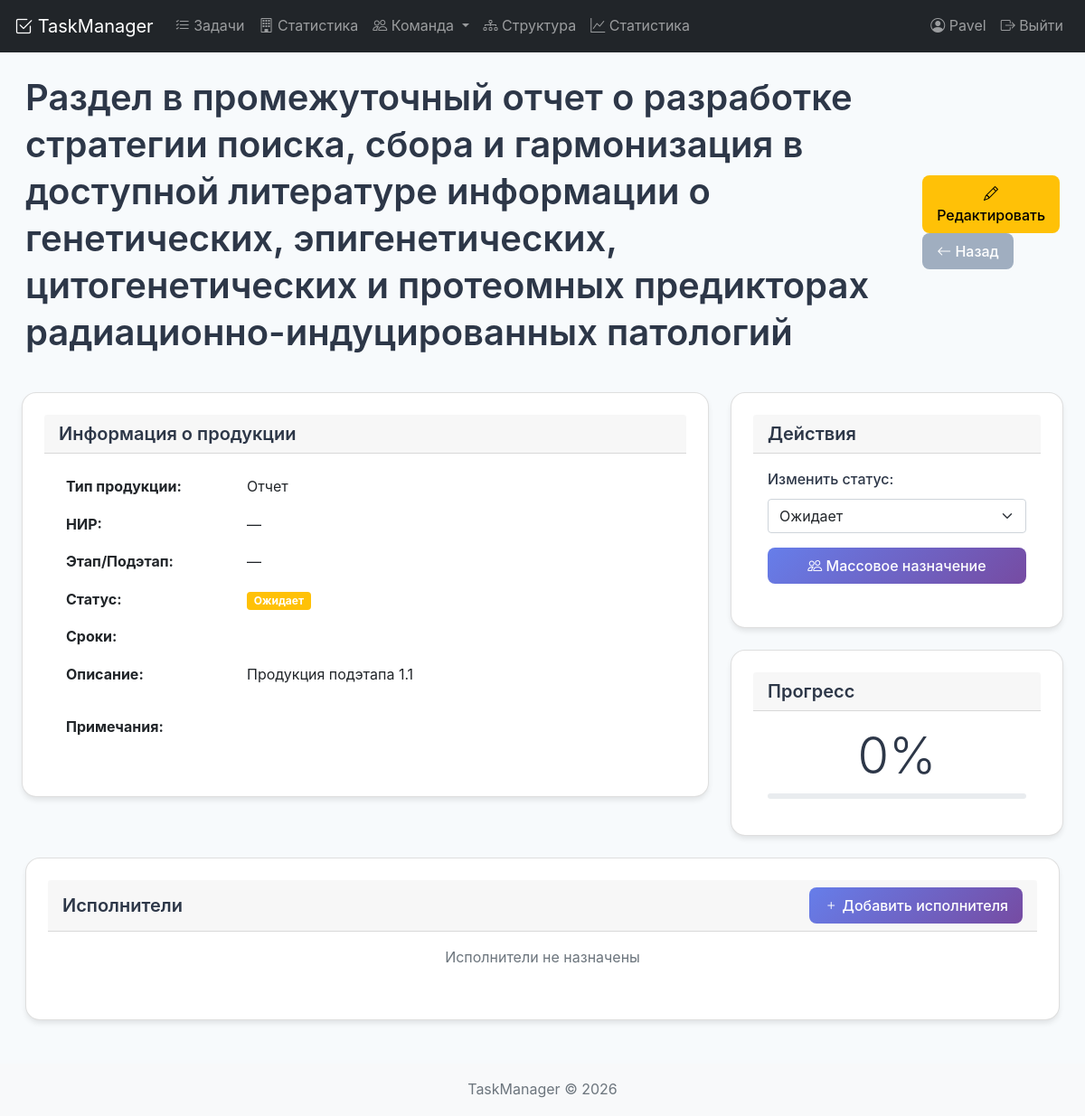
Page /research/product/984/ (signed in) on the committed database.
### tasks/models.py (models this page shows, shortened)
class ResearchProduct(models.Model):
    name = models.CharField('Наименование продукции', max_length=500)
    description = models.TextField('Описание', blank=True)
    due_date = models.DateField('Срок выполнения', null=True, blank=True)
    responsible = models.ForeignKey(
        Employee,
        on_delete=models.SET_NULL,
        verbose_name='Ответственный',
        related_name='responsible_products',
        null=True,
        blank=True
    )
    research_task = models.ForeignKey(
        'ResearchTask',
        on_delete=models.SET_NULL,
        null=True,
        blank=True,
        related_name='products',
        verbose_name='НИР'
    )
    research_stage = models.ForeignKey(
        'ResearchStage',
        on_delete=models.SET_NULL,
        null=True,
        blank=True,
        related_name='products',
        verbose_name='Этап НИР'
    )
    research_substage = models.ForeignKey(
        'ResearchSubstage',
        on_delete=models.SET_NULL,
        null=True,
        blank=True,
        related_name='products',
        verbose_name='Подэтап НИР'
    )
    product_type = models.CharField(
        'Тип продукции',
        max_length=50,
        choices=[
            ('report', 'Отчет'),
            ('article', 'Статья'),
            ('patent', 'Патент'),
            ('methodology', 'Методика'),
            ('software', 'Программное обеспечение'),
            ('other', 'Другое'),
        ],
        default='report'
    )
    planned_start = models.DateField('Планируемая дата начала', null=True, blank=True)
    planned_end = models.DateField('Планируемая дата окончания', null=True, blank=True)
    actual_start = models.DateField('Фактическая дата начала', null=True, blank=True)
    actual_end = models.DateField('Фактическая дата окончания', null=True, blank=True)
    STATUS_CHOICES = [
        ('pending', 'Ожидает'),
        ('in_progress', 'В работе'),
        ('completed', 'Выполнено'),
        ('delayed', 'Задержка'),
        ('cancelled', 'Отменена'),
    ]
    status = models.CharField('Статус', max_length=20, choices=STATUS_CHOICES, default='pending')
    completion_percent = models.IntegerField('Процент выполнения', default=0)
    notes = models.TextField('Примечания', blank=True)
    created_date = models.DateTimeField('Дата создания', auto_now_add=True)
    updated_date = models.DateTimeField('Дата обновления', auto_now=True)
    created_by = models.ForeignKey(
        'auth.User',
        on_delete=models.SET_NULL,
        null=True,
        related_name='created_products'
    )
    class Meta:
        verbose_name = 'Научная продукция'
        verbose_name_plural = 'Научная продукция'
        ordering = ['-created_date']
    @property
    def is_overdue(self):
        from django.utils import timezone
        if self.status not in ['completed', 'cancelled'] and self.planned_end:
            return timezone.now().date() > self.planned_end
        return False

### tasks/views/product_views.py (the view)
# urls.py: path('research/product/<int:product_id>/', research_product_detail, name='research_product_detail'),
@login_required
def research_product_detail(request, product_id):
    product = get_object_or_404(ResearchProduct, id=product_id)
    performers = product.product_performers.select_related('employee').all()
    from ..forms_product import ProductPerformerForm
    performer_form = ProductPerformerForm()
    context = {
        'product': product,
        'performers': performers,
        'performer_form': performer_form,
    }
    return render(request, 'tasks/research_product_detail.html', context)

### tasks/templates/tasks/research_product_detail.html (shortened to what this page needs)
{% extends 'base.html' %}
{% load static %}
{% block content %}
<div class="container-fluid">
    <div class="d-flex justify-content-between align-items-center mb-4">
        <h1>{{ product.name }}</h1>
        <div>
            <a href="{% url 'research_product_edit' product.id %}" class="btn btn-warning">
                <i class="bi bi-pencil"></i> Редактировать
            </a>
            <a href="{% url 'research_product_list' %}" class="btn btn-secondary">
                <i class="bi bi-arrow-left"></i> Назад
            </a>
        </div>
    </div>
    <div class="row">
        <div class="col-md-8">
            <div class="card mb-4">
                <div class="card-header">
                    <h5 class="mb-0">Информация о продукции</h5>
                </div>
                <div class="card-body">
                    <table class="table table-borderless">
                        <tr>
                            <th style="width: 200px">Тип продукции:</th>
                            <td>{{ product.get_product_type_display }}</td>
                        </tr>
                        <tr>
                            <th>НИР:</th>
                            <td>{{ product.research_task|default:"—" }}</td>
                        </tr>
                        <tr>
                            <th>Этап/Подэтап:</th>
                            <td>
                                {% if product.research_stage %}
                                    Этап {{ product.research_stage.stage_number }}: {{ product.research_stage.title|truncatechars:50 }}
                                    {% if product.research_substage %}
                                        <br>Подэтап {{ product.research_substage.substage_number }}: {{ product.research_substage.title|truncatechars:50 }}
                                    {% endif %}
                                {% else %}
                                    —
                                {% endif %}
                            </td>
                        </tr>
                        <tr>
                            <th>Статус:</th>
                            <td>
                                <span class="badge bg-{% if product.status == 'completed' %}success{% elif product.status == 'in_progress' %}primary{% elif product.status == 'delayed' %}danger{% elif product.status == 'cancelled' %}secondary{% else %}warning{% endif %}">
                                    {{ product.get_status_display }}
                                </span>
                            </td>
                        </tr>
                        <tr>
                            <th>Сроки:</th>
                            <td>
                            </td>
                        </tr>
                        <tr>
                            <th>Описание:</th>
                            <td>{{ product.description|linebreaks|default:"—" }}</td>
                        </tr>
                        <tr>
                            <th>Примечания:</th>
                            <td>{{ product.notes|linebreaks|default:"—" }}</td>
                        </tr>
                    </table>
                </div>
            </div>
        </div>
        <div class="col-md-4">
            <div class="card mb-4">
                <div class="card-header">
                    <h5 class="mb-0">Действия</h5>
                </div>
                <div class="card-body">
                    <form method="post" action="{% url 'update_product_status' product.id %}">
                        <div class="mb-3">
                            <label class="form-label">Изменить статус:</label>
                            <select name="status" class="form-select" onchange="this.form.submit()">
                                {% for value, label in product.STATUS_CHOICES %}
                                    <option value="{{ value }}" {% if product.status == value %}selected{% endif %}>
                                        {{ label }}
                                    </option>
                                {% endfor %}
                            </select>
                        </div>
                    </form>
                    <a href="{% url 'bulk_assign_performers' product.id %}" class="btn btn-primary w-100 mb-2">
                        <i class="bi bi-people"></i> Массовое назначение
                    </a>
                </div>
            </div>
            <div class="card mb-4">
                <div class="card-header">
                    <h5 class="mb-0">Прогресс</h5>
                </div>
                <div class="card-body text-center">
                    <div class="display-4">{{ product.completion_percent }}%</div>
                    <div class="progress mt-2">
                    </div>
                </div>
            </div>
        </div>
    </div>
    <div class="card mb-4">
        <div class="card-header d-flex justify-content-between align-items-center">
            <h5 class="mb-0">Исполнители</h5>
            <button type="button" class="btn btn-sm btn-primary" data-bs-toggle="modal" data-bs-target="#addPerformerModal">
                <i class="bi bi-plus"></i> Добавить исполнителя
            </button>
        </div>
        <div class="card-body">
            {% if performers %}
                <div class="table-responsive">
                    <table class="table table-hover">
                        <thead>
                            <tr>
                                <th>Сотрудник</th>
                                <th>Роль</th>
                                <th>Доля участия</th>
                                <th>Период работы</th>
                                <th>Действия</th>
                            </tr>
                        </thead>
                        <tbody>
                            {% for performer in performers %}
                                <tr>
                                    <td>
                                        <strong>{{ performer.employee.full_name }}</strong><br>
                                        <small class="text-muted">{{ performer.employee.position }}</small>
                                    </td>
                                    <td>
                                        <span class="badge bg-{% if performer.role == 'responsible' %}danger{% elif performer.role == 'executor' %}info{% else %}secondary{% endif %}">
                                            {{ performer.get_role_display }}
                                        </span>
                                    </td>
                                    <td>
                                        {% if performer.contribution_percent %}
                                            {{ performer.contribution_percent }}%
                                        {% else %}
                                            —
                                        {% endif %}
                                    </td>
                                    <td>
                                        {% if performer.start_date %}
                                            {{ performer.start_date|date:"d.m.Y" }}
                                            {% if performer.end_date %} - {{ performer.end_date|date:"d.m.Y" }}{% endif %}
                                        {% else %}
                                            —
                                        {% endif %}
                                    </td>
                                    <td>
                                        <form method="post" action="{% url 'remove_product_performer' product.id performer.id %}" style="display: inline;">
                                            {% csrf_token %}
                                            <button type="submit" class="btn btn-sm btn-danger" onclick="return confirm('Удалить исполнителя?')">
                                                <i class="bi bi-trash"></i>
                                            </button>
                                        </form>
                                    </td>
                                </tr>
                            {% endfor %}
                        </tbody>
                    </table>
                </div>
            {% else %}
                <p class="text-muted text-center">Исполнители не назначены</p>
            {% endif %}
        </div>
    </div>
</div>
{% endblock %}

### tasks/templates/base.html (shortened to what this page needs)
<!DOCTYPE html>
{% load static %}
<html lang="ru">
<head>
    <link href="https://cdn.jsdelivr.net/npm/bootstrap@5.1.3/dist/css/bootstrap.min.css" rel="stylesheet">
    <link rel="stylesheet" href="https://cdn.jsdelivr.net/npm/bootstrap-icons@1.8.1/font/bootstrap-icons.css">
        <link href="{% static 'css/style.css' %}" rel="stylesheet">
    <link href="{% static 'css/style.css' %}" rel="stylesheet">
</head>
<body>
    <nav class="navbar navbar-expand-lg navbar-dark bg-dark">
        <div class="container">
            <a class="navbar-brand" href="{% url 'task_list' %}">
                <i class="bi bi-check2-square"></i> TaskManager
            </a>
            <div class="collapse navbar-collapse" id="navbarNav">
                <ul class="navbar-nav me-auto">
                    <li class="nav-item">
                        <a class="nav-link" href="{% url 'task_list' %}">
                            <i class="bi bi-list-check"></i> Задачи
                        </a>
                    </li>
                    <li class="nav-item">
                        <a class="nav-link" href="{% url 'department_stats' %}">
                            <i class="bi bi-building"></i> Статистика
                        </a>
                    </li>
                    <li class="nav-item dropdown">
                        <a class="nav-link dropdown-toggle" href="#" data-bs-toggle="dropdown">
                            <i class="bi bi-people"></i> Команда
                        </a>
                    </li>
                    <li class="nav-item">
                        <a class="nav-link" href="{% url 'organization_chart' %}">
                            <i class="bi bi-diagram-3"></i> Структура
                        </a>
                    </li>
                    <li class="nav-item">
                        <a class="nav-link" href="{% url 'task_statistics' %}">
                            <i class="bi bi-graph-up"></i> Статистика
                        </a>
                    </li>
                </ul>
                <ul class="navbar-nav">
                    {% if user.is_authenticated %}
                        <li class="nav-item">
                            <span class="nav-link">
                                <i class="bi bi-person-circle"></i> {{ user.username }}
                            </span>
                        </li>
                        <li class="nav-item">
                            <a class="nav-link" href="{% url 'logout' %}">
                                <i class="bi bi-box-arrow-right"></i> Выйти
                            </a>
                        </li>
                    {% endif %}
                </ul>
            </div>
        </div>
    </nav>
    <main class="container mt-4">
        {% block content %}{% endblock %}
    </main>
    <footer class="footer mt-5 py-3 bg-light">
        <div class="container text-center">
            <span class="text-muted">TaskManager © {% now "Y" %}</span>
        </div>
    </footer>
</body>
</html>

### rows in the picture
ResearchProduct: name "Раздел в промежуточный отчет о разработке стратегии поиска, сбора и гармонизация в доступной литературе информации о генетических, эпигенетических, цитогенетических и протеомных предикторах радиационно-индуцированных патологий", product_type "Отчет", research_task "—", status "Ожидает", description "Продукция подэтапа 1.1", completion_percent "0"

### other values in the picture
{{ user.username }} "Pavel"
